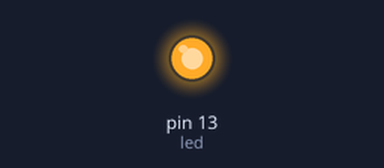
Recording of a sketch running on a simulated Arduino Uno, built with avr-gcc and run on an emulated ATmega328P. On the bench: output pins drawn as LEDs (lit = HIGH). What the sketch prints to the serial monitor is not drawn.

Above: at 0.5 s.
At 4.0 s:
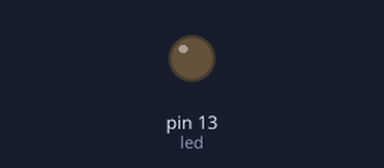
Timing chart, 0 to 9.1 s (numbered marks = the images above):
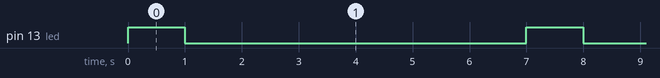

The sketch:

comunicacao_serial.ino
```cpp
int led=13;
int j=1;

void setup()
{
  pinMode(led, OUTPUT);
  Serial.begin(9600);
}

void loop()
{
  pisca();
  delay(5000);
  Serial.print("Pisquei: ");
  Serial.println(j);
  j=j+1;
}

void pisca(){
  digitalWrite(led, HIGH);
  delay(1000);
  digitalWrite(led, LOW);
  delay(1000);
}
```

Measured:
- by itself, pin 13 (led): alternates HIGH for 1.0 s and LOW for 6.0 s
